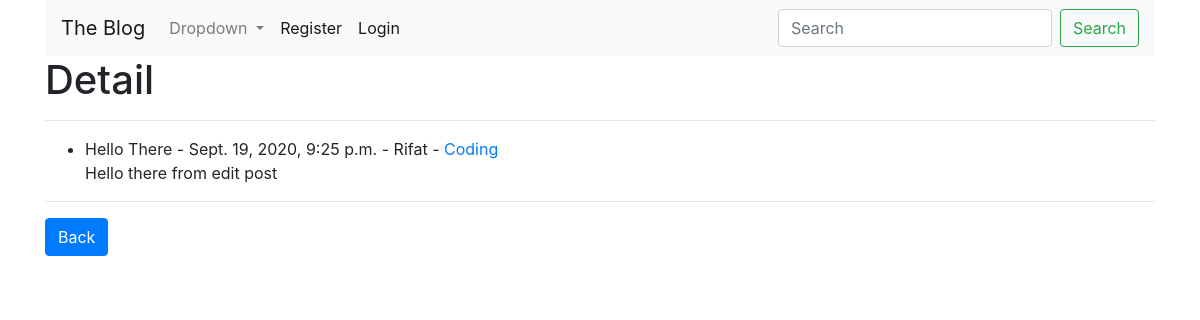
/post/5/, run on the app's committed database.
### theblog/models.py (models this page shows, shortened)
class Post(models.Model):
    title = models.CharField(max_length=128)
    author = models.ForeignKey(User, on_delete=models.CASCADE)
    category = models.CharField(max_length=128, default='uncatgorized')
    body = models.TextField()
    date = models.DateTimeField(auto_now_add=True)

### theblog/views.py (the view)
# urls.py: path('post/<int:pk>/',PostView.as_view(),name='post_url'),
class PostView(DetailView, CommonData):
    model = Post
    template_name = 'theblog/post.html'
    context_object_name = 'post'

### theblog/views.py (called while the page is built)
    def get_context_data(self,*args,**kwargs):
        cat_menu =Category.objects.all()
        context = super(CommonData,self).get_context_data(*args,**kwargs)
        context["cat_menu"] = cat_menu
        return context

### templates/theblog/post.html (shortened to what this page needs)
{% extends 'base.html' %}
{% block content %}
<h1>Detail</h1>
<hr>
    {% if user.is_authenticated and user.id == post.author.id %}
        <ul>
            <li>{{post.title}} - {{post.date}} - {{post.author}} - <a href="{% url 'category_post_url' post.category %}">{{ post.category}}</a></li>
            <p>{{ post.body|safe }}</p>
        </ul>
        <hr>
        <a href="{% url 'home' %}" class="btn btn-primary">Back</a>
        <a href="{% url 'update_url' post.pk %}" class="btn btn-warning">Edit</a>
        <a href="{% url 'delete_url' post.pk %}" class="btn btn-danger">Delete</a>
    {% else %}
        <ul>
            <li>{{post.title}} - {{post.date}} - {{post.author}} - <a href="{% url 'category_post_url' post.category %}">{{ post.category}}</a></li>
            <p>{{ post.body|safe }}</p>
        </ul>
        <hr>
        <a href="{% url 'home' %}" class="btn btn-primary">Back</a>
    {% endif %}
{% endblock %}

### data on the page
Post: title "Hello There", date "Sept. 19, 2020, 9:25 p.m.", author "Rifat", category "Coding", body "Hello there from edit post"
